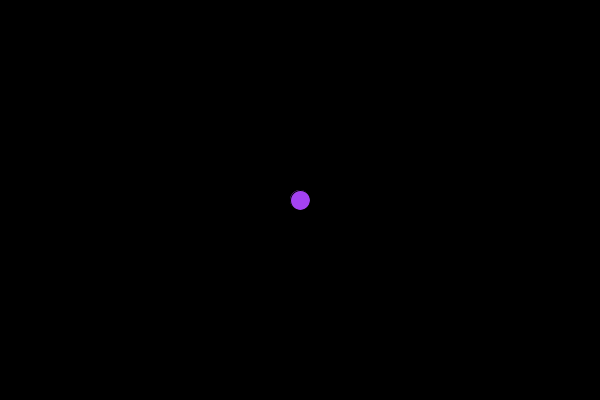
Frame 1 (no input)
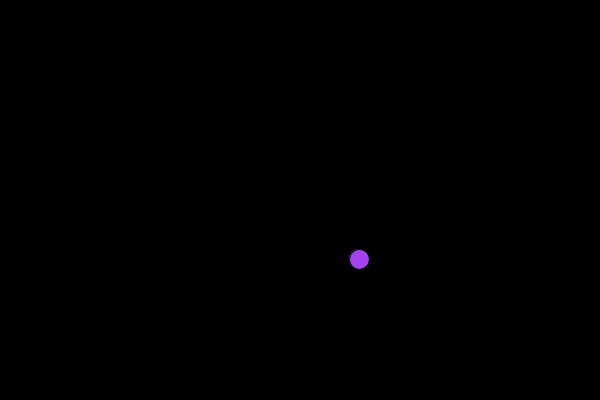
Frame 60 (the mouse pressed at the canvas centre just before this capture)
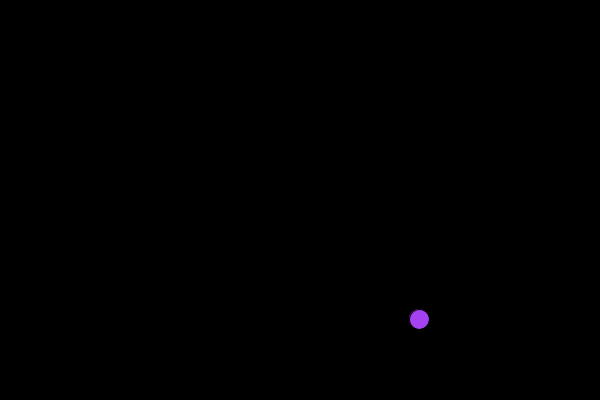
Frame 120 (the mouse held since frame 60 and released just before this capture)

The Processing sketch that drew these frames (run headless with seeded random() and noise(); from frame 60 on, the mouse is pressed at the canvas centre):

// Processing sketch: PracticePong
// ── PracticePong.pde
//Global Variables and Objects
Ball myBall; // Both 1/2's of Constructor
//Ball yourBall
//
color pongTableColour; //ERROR: move to Table CLASS
//
void setup() {
  size(600, 400); //fullScreen(); displayWidth, displayHeight
  /*ScreenSizeChecker() for Lnadscape, Protrait, Square views
   Updated Automatically for screen rotation on Android
   */
  //Population
  myBall = new Ball(); // Both 1/2's of Constructor
  // yourBall = new Ball();
  //
} //End setup
//
void draw() {
  background(pongTableColour); //ERROR: Night Mode is know in CLASS, not DRIVER
  myBall.draw();
} //End draw
//
void keyPressed() {
} //End keyPressed
//
void mousePressed() {
} //End mousePressed
//
//End DRIVER

// ── Ball.pde
/* Known ERRORs
- Night Mode: Ball Colour
*/
class Ball
{
  //Global Variables
  float x, y, diameter;
  color colour;
  float xSpeed, ySpeed, xDirection, yDirection;
  //
  //Constructor
  Ball () {
    //Constructor Is ... hard coded, single variable object
    //Local Variables, deleted at end of Constructor
    int startX = width*1/2;
    int startY = height*1/2;
    int referentMeasure = ( width < height ) ? width : height ; //Review Ternary Operator
    //
    //Object Variables
    x = startX; //spawn myBall in the middle of the display
    y = startY;
    diameter = referentMeasure * 1/20;
    colour = color ( random(0, 255), random(255), random(255) ) ; //random(), random()-shortcut, casting from float to intin color var
    xSpeed = 1; //float, could be any number
    ySpeed = 1; //float, could be any number
    xDirection = -1; //float, could be any number
    yDirection = -1; //float, could be any number
  } //End Constructor
  //
  void draw() { //ball
    fill(colour);
    ellipse(x, y, diameter, diameter);
    fill(0);
    //
    step();
  }//End draw
  void step() {
    bounce();
    x += xSpeed;
    y += ySpeed;
  } //End step
  void bounce() {
    if ( x < 0+(diameter*1/2) || x > width-(diameter*1/2) ) xSpeed *= xDirection;
    if ( y < 0+(diameter*1/2) || y > height-(diameter*1/2) ) ySpeed *= yDirection;
  } //End bounce
  //
} //End Ball
